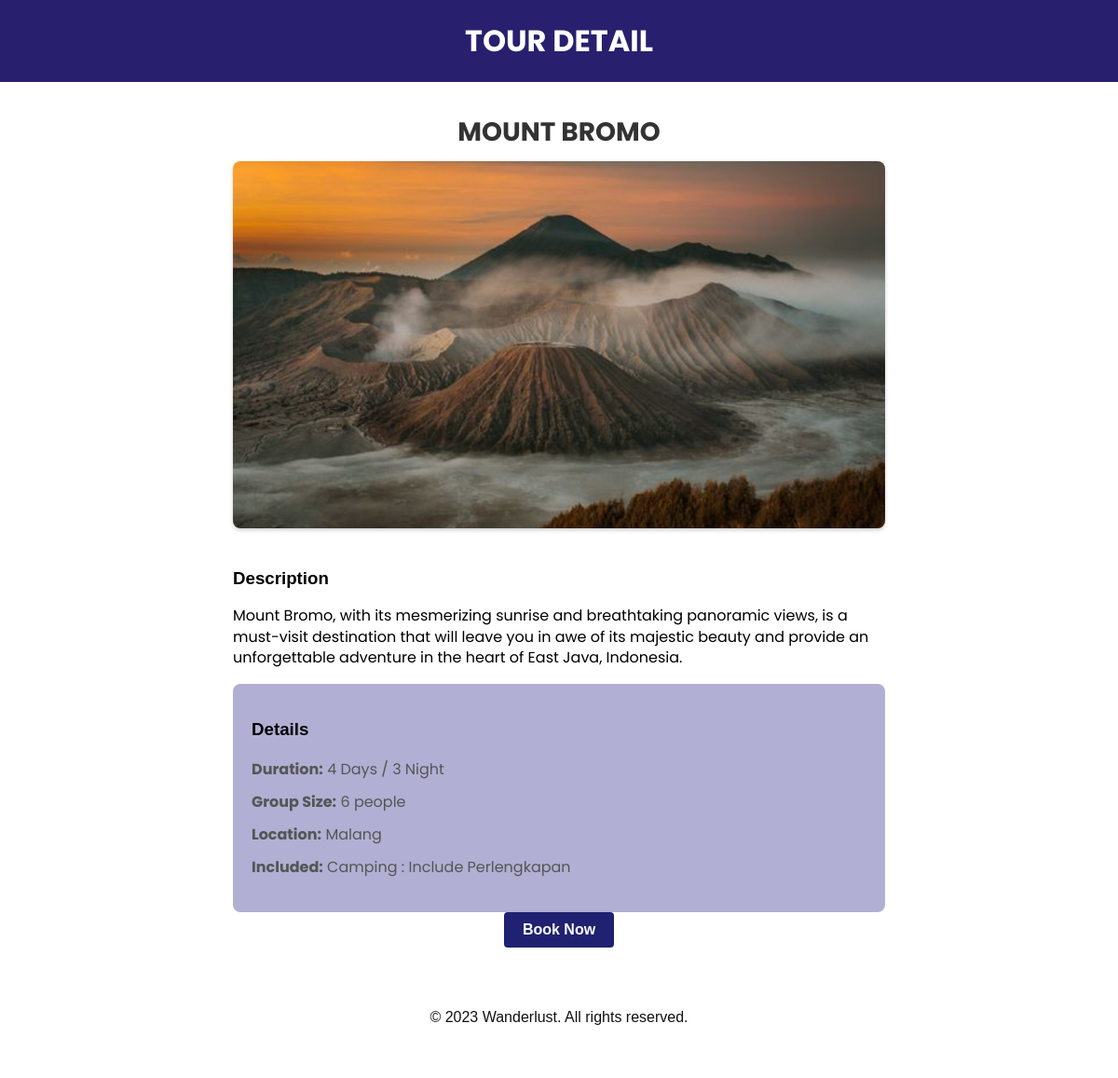
Page /wanderlust/deskripsi.php?id=6 on the committed database.
### tables this page shows
CREATE TABLE `paket` (
  `id_paket` int(11) NOT NULL,
  `id_keterangan` int(11) NOT NULL,
  `jumlah_hari` int(11) NOT NULL,
  `keterangan_paket` varchar(50) NOT NULL
);

CREATE TABLE `wisata` (
  `id_wisata` int(11) NOT NULL,
  `nama_wisata` varchar(250) NOT NULL,
  `deskripsi_wisata` text NOT NULL,
  `harga_wisata` int(11) NOT NULL,
  `img_wisata` varchar(255) NOT NULL
);

CREATE TABLE `lokasi` (
  `id_lokasi` int(11) NOT NULL,
  `nama` varchar(50) NOT NULL,
  `keterangan` varchar(100) NOT NULL
);

CREATE TABLE `penginapan` (
  `id_penginapan` int(11) NOT NULL,
  `nama_penginapan` varchar(100) NOT NULL,
  `harga` int(11) NOT NULL
);

### wanderlust/conn.php (called while the page is built, shortened)
<?php
$servername = "localhost";
$username = "root";
$password_db = "";
$database = "wanderlust";
$conn = new mysqli($servername, $username, $password_db, $database);
function queryData(string $query): array {
    global $conn;
    $data = [];
    $result = $conn->query($query);
    while($row = $result->fetch_assoc()) {
        array_push($data, $row);
    }
    return $data;
}
?>

### wanderlust/deskripsi.php (the view, shortened to what this page needs)
<?php
require_once "conn.php";
$id = $_GET["id"];
$query = "SELECT * FROM paket as p
JOIN keterangan_paket AS kp ON kp.id_keterangan = p.id_keterangan
JOIN penginapan AS pn ON pn.id_penginapan = kp.id_penginapan
JOIN wisata AS w ON w.id_wisata = kp.id_wisata
JOIN lokasi AS l ON l.id_lokasi = kp.id_lokasi
WHERE id_paket = $id;
";
$data = queryData($query);
$data = $data[0];
?>
<!DOCTYPE html>
<html lang="en">
<head>
  <link rel="stylesheet" href="assets/css/style4.css">
</head>
<body>
  <header>
    <h1>Tour Detail</h1>
  </header>
  <main class="container">
    <section class="tour-detail">
      <h2 class="tour-title"><?= $data["nama_wisata"] ?></h2>
      <div class="tour-image">
      <img src="./assets/images/<?= $data["img_wisata"] ?>" alt="Gambar <?= $data["img_wisata"] ?>" loading="lazy">
      </div>
      <div class="tour-description">
        <h3>Description</h3>
        <p>
          <?= $data["deskripsi_wisata"] ?>
        </p>
      </div>
      <div class="tour-details">
        <h3>Details</h3>
        <ul>
          <li><strong>Duration:</strong> <?= $data["keterangan_paket"] ?></li>
          <li><strong>Group Size:</strong> 6 people</li>
          <li><strong>Location:</strong> <?= $data["keterangan"] ?> </li>
          <li><strong>Included:</strong> <?= $data["nama_penginapan"]?> </li>
        </ul>
      </div>
      <div class="btn-container">
         <a href="booking.php" class="btn btn-secondary">Book Now</a>
         </div>
    </section>
    <footer>
    <div class="container">
      <div class="footer-text">
        <p>&copy; 2023 Wanderlust. All rights reserved.</p>
      </div>
    </div>
  </footer>
  </main>
</body>
</html>

### wanderlust/assets/css/style4.css (style rules this page uses)
body { font-family: Arial, sans-serif; margin: 0; padding: 0; }
header { background-color: #28206e; color: #fff; padding: 20px; text-align: center; }
header h1 { margin: 0; font-family: "Poppins", sans-serif; font-size: 32px; text-transform: uppercase; }
.container { max-width: 700px; margin: 0 auto; padding: 10px; display: flex; flex-direction: column; justify-content: center; }
.tour-detail { margin-bottom: 20px; }
.tour-title { font-size: 28px; text-transform: uppercase; font-weight: bold; margin-bottom: 10px; text-align: center; color: #333; font-family: "Poppins", sans-serif; }
.tour-image img { max-width: 100%; height: auto; margin-bottom: 20px; border-radius: 8px; box-shadow: 0 2px 4px rgba(0, 0, 0, 0.2); }
.tour-description p { line-height: 1.4; color: #000000; font-family: "Poppins", sans-serif; }
.tour-details { background-color: #b1afd3; padding: 20px; border-radius: 8px; }
.tour-details ul { list-style: none; padding: 0; }
.tour-details ul li { margin-bottom: 10px; color: #555; font-family: "Poppins", sans-serif; }
.btn { display: inline-block; padding: 10px 20px; font-size: 16px; font-weight: bold; text-align: center; text-decoration: none; border-radius: 4px; transition: background-color 0.3s; }
.btn-container { text-align: center; }
.btn-secondary { background-color: #202170; color: #fff; }
footer { background-color: #ffffff; color: #000000ef; padding: 20px; text-align: center; }

### rows in the picture
paket: wisata.nama_wisata "MOUNT BROMO", wisata.img_wisata (picture), wisata.deskripsi_wisata "Mount Bromo, with its mesmerizing sunrise and breathtaking panoramic views, is a must-visit destination that will leave you in awe of its majestic beauty and provide an unforgettable adventure in the heart of East Java, Indonesia.", keterangan_paket "4 Days / 3 Night", lokasi.keterangan "Malang", penginapan.nama_penginapan "Camping : Include Perlengkapan"
